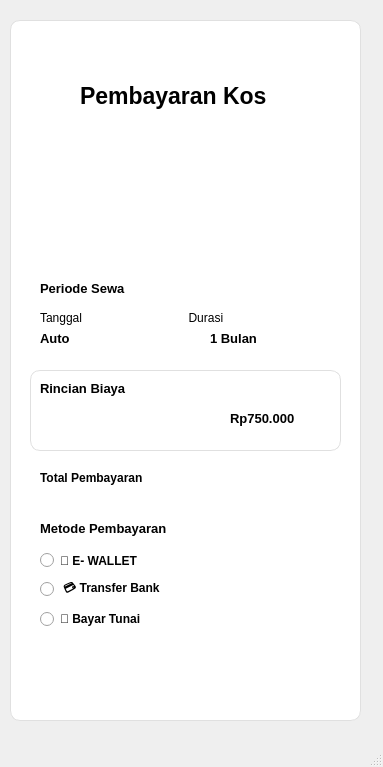
<?xml version="1.0" encoding="UTF-8"?>
<ui version="4.0">
 <class>MainWindow</class>
 <widget class="QMainWindow" name="MainWindow">
  <property name="geometry">
   <rect>
    <x>0</x>
    <y>0</y>
    <width>383</width>
    <height>767</height>
   </rect>
  </property>
  <property name="windowTitle">
   <string>MainWindow</string>
  </property>
  <widget class="QWidget" name="centralwidget">
   <widget class="QLabel" name="label_6">
    <property name="geometry">
     <rect>
      <x>160</x>
      <y>200</y>
      <width>151</width>
      <height>41</height>
     </rect>
    </property>
    <property name="styleSheet">
     <string notr="true">color:rgba(255,255,255,210);</string>
    </property>
    <property name="text">
     <string>1 Orang 

 Kamar mandi luar</string>
    </property>
   </widget>
   <widget class="QLabel" name="label_3">
    <property name="geometry">
     <rect>
      <x>30</x>
      <y>130</y>
      <width>311</width>
      <height>141</height>
     </rect>
    </property>
    <property name="styleSheet">
     <string notr="true">background-color: qlineargradient(
    spread:pad,
    x1:0, y1:0.5,
    x2:1, y2:0.5,
    stop:0 rgba(180, 140, 255, 255),   /* Soft Purple */
    stop:1 rgba(140, 90, 230, 255)     /* Deeper Soft Purple */
);

color: rgba(255, 255, 255, 255);
font-weight: bold;
border-radius: 15px;
padding: 10px 15px;
border: none;
</string>
    </property>
    <property name="text">
     <string/>
    </property>
   </widget>
   <widget class="QLabel" name="label_10">
    <property name="geometry">
     <rect>
      <x>210</x>
      <y>330</y>
      <width>91</width>
      <height>16</height>
     </rect>
    </property>
    <property name="font">
     <font>
      <pointsize>10</pointsize>
      <weight>75</weight>
      <bold>true</bold>
     </font>
    </property>
    <property name="text">
     <string>1 Bulan</string>
    </property>
   </widget>
   <widget class="QLabel" name="label_12">
    <property name="geometry">
     <rect>
      <x>40</x>
      <y>380</y>
      <width>121</width>
      <height>16</height>
     </rect>
    </property>
    <property name="font">
     <font>
      <pointsize>10</pointsize>
      <weight>75</weight>
      <bold>true</bold>
     </font>
    </property>
    <property name="text">
     <string>Rincian Biaya</string>
    </property>
   </widget>
   <widget class="QLabel" name="label_8">
    <property name="geometry">
     <rect>
      <x>40</x>
      <y>310</y>
      <width>281</width>
      <height>16</height>
     </rect>
    </property>
    <property name="text">
     <string>Tanggal                                Durasi</string>
    </property>
   </widget>
   <widget class="QLabel" name="label_4">
    <property name="geometry">
     <rect>
      <x>40</x>
      <y>140</y>
      <width>111</width>
      <height>121</height>
     </rect>
    </property>
    <property name="styleSheet">
     <string notr="true">border-image: url(:/pembayarankosvip/Foto/vip.jpeg);
background-size: cover;</string>
    </property>
    <property name="text">
     <string/>
    </property>
   </widget>
   <widget class="QLabel" name="label">
    <property name="geometry">
     <rect>
      <x>10</x>
      <y>20</y>
      <width>351</width>
      <height>701</height>
     </rect>
    </property>
    <property name="styleSheet">
     <string notr="true">color:rgba(255,255,255,210);
background-color: #ffffff;      /* Putih seperti di gambar */
    color: #4A4A4A;                 /* Teks abu tua */
    font-size: 10pt; 
 font-weight: bold;               /* Sesuaikan selera */
    
    border-radius: 10px;            /* Biar pill / rounded */
    border: 1px solid #E0E0E0;      /* Garis tipis abu terang (optional) */

    padding-left: 12px;             /* Padding dalam */
    padding-right: 12px;
    padding-top: 6px;
    padding-bottom: 6px;</string>
    </property>
    <property name="text">
     <string/>
    </property>
   </widget>
   <widget class="QLabel" name="label_17">
    <property name="geometry">
     <rect>
      <x>230</x>
      <y>470</y>
      <width>111</width>
      <height>16</height>
     </rect>
    </property>
    <property name="font">
     <font>
      <pointsize>10</pointsize>
      <weight>75</weight>
      <bold>true</bold>
     </font>
    </property>
    <property name="styleSheet">
     <string notr="true">color:rgba(255,255,255,210);</string>
    </property>
    <property name="text">
     <string>Rp 450.000</string>
    </property>
   </widget>
   <widget class="QRadioButton" name="radioButton_3">
    <property name="geometry">
     <rect>
      <x>40</x>
      <y>610</y>
      <width>291</width>
      <height>18</height>
     </rect>
    </property>
    <property name="font">
     <font>
      <weight>75</weight>
      <bold>true</bold>
     </font>
    </property>
    <property name="text">
     <string>💵 Bayar Tunai</string>
    </property>
   </widget>
   <widget class="QLabel" name="label_2">
    <property name="geometry">
     <rect>
      <x>80</x>
      <y>80</y>
      <width>221</width>
      <height>31</height>
     </rect>
    </property>
    <property name="font">
     <font>
      <pointsize>17</pointsize>
      <weight>75</weight>
      <bold>true</bold>
     </font>
    </property>
    <property name="text">
     <string>Pembayaran Kos</string>
    </property>
   </widget>
   <widget class="QLabel" name="label_7">
    <property name="geometry">
     <rect>
      <x>40</x>
      <y>280</y>
      <width>291</width>
      <height>16</height>
     </rect>
    </property>
    <property name="font">
     <font>
      <pointsize>10</pointsize>
      <weight>75</weight>
      <bold>true</bold>
     </font>
    </property>
    <property name="text">
     <string>Periode Sewa</string>
    </property>
   </widget>
   <widget class="QLabel" name="label_5">
    <property name="geometry">
     <rect>
      <x>160</x>
      <y>170</y>
      <width>151</width>
      <height>21</height>
     </rect>
    </property>
    <property name="font">
     <font>
      <pointsize>17</pointsize>
      <weight>75</weight>
      <bold>true</bold>
     </font>
    </property>
    <property name="styleSheet">
     <string notr="true">color:rgba(255,255,255,210);</string>
    </property>
    <property name="text">
     <string>KOS VIP</string>
    </property>
   </widget>
   <widget class="QLabel" name="label_11">
    <property name="geometry">
     <rect>
      <x>30</x>
      <y>370</y>
      <width>311</width>
      <height>81</height>
     </rect>
    </property>
    <property name="styleSheet">
     <string notr="true">background-color: #ffffff;      /* Putih seperti di gambar */
    color: #4A4A4A;                 /* Teks abu tua */
    font-size: 10pt;                /* Sesuaikan selera */
    
    border-radius: 10px;            /* Biar pill / rounded */
    border: 1px solid #E0E0E0;      /* Garis tipis abu terang (optional) */

    padding-left: 12px;             /* Padding dalam */
    padding-right: 12px;
    padding-top: 6px;
    padding-bottom: 6px;</string>
    </property>
    <property name="text">
     <string/>
    </property>
   </widget>
   <widget class="QLabel" name="label_9">
    <property name="geometry">
     <rect>
      <x>40</x>
      <y>330</y>
      <width>151</width>
      <height>16</height>
     </rect>
    </property>
    <property name="font">
     <font>
      <pointsize>10</pointsize>
      <weight>75</weight>
      <bold>true</bold>
     </font>
    </property>
    <property name="text">
     <string>Auto</string>
    </property>
   </widget>
   <widget class="QLabel" name="label_15">
    <property name="geometry">
     <rect>
      <x>30</x>
      <y>460</y>
      <width>311</width>
      <height>41</height>
     </rect>
    </property>
    <property name="styleSheet">
     <string notr="true">background-color: qlineargradient(
    spread:pad,
    x1:0, y1:0.505682,
    x2:1, y2:0.477,
    stop:0 rgba(80, 220, 120, 255),    /* Hijau Terang Fresh */
    stop:1 rgba(30, 160, 80, 255)      /* Hijau Lebih Gelap */
);

color: rgba(255, 255, 255, 255);  /* Teks putih */
font-weight: bold;
border-radius: 15px;
padding: 10px 15px;
border: none;
</string>
    </property>
    <property name="text">
     <string/>
    </property>
   </widget>
   <widget class="QPushButton" name="pushButton">
    <property name="geometry">
     <rect>
      <x>30</x>
      <y>40</y>
      <width>101</width>
      <height>31</height>
     </rect>
    </property>
    <property name="styleSheet">
     <string notr="true">QPushButton#pushButton {
    /* Background Gradient Default */
    background-color: qlineargradient(spread:pad, x1:0, y1:0.505682, x2:1, y2:0.477, 
        stop:0 rgba(20, 47, 78, 219), /* Biru Tua */
        stop:1 rgba(85, 98, 112, 226)); /* Abu-abu Kebiruan */
        
    color: rgba(255, 255, 255, 255); /* Teks Putih Solid (lebih jelas) */
    border-radius: 8px; /* Menggunakan 8px agar konsisten dengan elemen lain */
    border: none; /* Pastikan tidak ada border bawaan */
    padding: 10px 25px; /* Padding untuk tombol agar terlihat tebal */
    font-size: 9px; /* Ukuran font yang konsisten */
    font-weight: bold;
}

QPushButton#pushButton:hover {
    /* Gradient Hover: Warna sedikit lebih cerah/kontras */
    background-color: qlineargradient(spread:pad, x1:0, y1:0.505682, x2:1, y2:0.477, 
        stop:0 rgba(40, 67, 98, 219), /* Biru Tua Sedikit Cerah */
        stop:1 rgba(105, 118, 132, 226)); /* Abu-abu Kebiruan Sedikit Cerah */
}

QPushButton#pushButton:pressed {
    /* Efek Pressed (Tombol Tertekan) */
    padding-left: 5px;
    padding-top: 5px;
    /* Memberikan ilusi tombol bergerak ke dalam */
    background-color: rgba(105, 118, 132, 255); /* Warna solid yang lebih gelap/tertarik */
    border-style: inset; /* Opsi lain: inset border */
}</string>
    </property>
    <property name="text">
     <string>&lt;- Kembali</string>
    </property>
   </widget>
   <widget class="QLabel" name="label_18">
    <property name="geometry">
     <rect>
      <x>40</x>
      <y>520</y>
      <width>171</width>
      <height>16</height>
     </rect>
    </property>
    <property name="font">
     <font>
      <pointsize>10</pointsize>
      <weight>75</weight>
      <bold>true</bold>
     </font>
    </property>
    <property name="text">
     <string>Metode Pembayaran</string>
    </property>
   </widget>
   <widget class="QLabel" name="label_16">
    <property name="geometry">
     <rect>
      <x>40</x>
      <y>470</y>
      <width>111</width>
      <height>16</height>
     </rect>
    </property>
    <property name="font">
     <font>
      <weight>75</weight>
      <bold>true</bold>
     </font>
    </property>
    <property name="text">
     <string>Total Pembayaran</string>
    </property>
   </widget>
   <widget class="QRadioButton" name="radioButton_2">
    <property name="geometry">
     <rect>
      <x>40</x>
      <y>580</y>
      <width>291</width>
      <height>18</height>
     </rect>
    </property>
    <property name="font">
     <font>
      <weight>75</weight>
      <bold>true</bold>
     </font>
    </property>
    <property name="text">
     <string> 💳 Transfer Bank</string>
    </property>
   </widget>
   <widget class="QRadioButton" name="radioButton">
    <property name="geometry">
     <rect>
      <x>40</x>
      <y>550</y>
      <width>281</width>
      <height>21</height>
     </rect>
    </property>
    <property name="font">
     <font>
      <weight>75</weight>
      <bold>true</bold>
     </font>
    </property>
    <property name="text">
     <string>📱 E- WALLET</string>
    </property>
   </widget>
   <widget class="QLabel" name="label_14">
    <property name="geometry">
     <rect>
      <x>230</x>
      <y>410</y>
      <width>91</width>
      <height>16</height>
     </rect>
    </property>
    <property name="font">
     <font>
      <pointsize>10</pointsize>
      <weight>75</weight>
      <bold>true</bold>
     </font>
    </property>
    <property name="text">
     <string>Rp750.000 </string>
    </property>
   </widget>
   <widget class="QPushButton" name="pushButton_2">
    <property name="geometry">
     <rect>
      <x>40</x>
      <y>650</y>
      <width>301</width>
      <height>51</height>
     </rect>
    </property>
    <property name="styleSheet">
     <string notr="true">background-color: qlineargradient(
    spread:pad,
    x1:0, y1:0.5,
    x2:1, y2:0.5,
    stop:0 rgba(180, 140, 255, 255),   /* Soft Purple */
    stop:1 rgba(140, 90, 230, 255)     /* Deeper Soft Purple */
);

color: rgba(255, 255, 255, 255);
font-weight: bold;
border-radius: 15px;
padding: 10px 15px;
border: none;
</string>
    </property>
    <property name="text">
     <string>Bayar Sekarang</string>
    </property>
   </widget>
   <widget class="QLabel" name="label_13">
    <property name="geometry">
     <rect>
      <x>160</x>
      <y>200</y>
      <width>151</width>
      <height>41</height>
     </rect>
    </property>
    <property name="styleSheet">
     <string notr="true">color:rgba(255,255,255,210);</string>
    </property>
    <property name="text">
     <string>1 Orang 

 Kamar mandi Dalam</string>
    </property>
   </widget>
   <zorder>label</zorder>
   <zorder>label_6</zorder>
   <zorder>label_3</zorder>
   <zorder>label_10</zorder>
   <zorder>label_8</zorder>
   <zorder>label_4</zorder>
   <zorder>radioButton_3</zorder>
   <zorder>label_2</zorder>
   <zorder>label_7</zorder>
   <zorder>label_5</zorder>
   <zorder>label_11</zorder>
   <zorder>label_9</zorder>
   <zorder>label_15</zorder>
   <zorder>pushButton</zorder>
   <zorder>label_18</zorder>
   <zorder>label_16</zorder>
   <zorder>radioButton_2</zorder>
   <zorder>radioButton</zorder>
   <zorder>label_14</zorder>
   <zorder>pushButton_2</zorder>
   <zorder>label_13</zorder>
   <zorder>label_12</zorder>
   <zorder>label_17</zorder>
  </widget>
  <widget class="QMenuBar" name="menubar">
   <property name="geometry">
    <rect>
     <x>0</x>
     <y>0</y>
     <width>383</width>
     <height>23</height>
    </rect>
   </property>
  </widget>
  <widget class="QStatusBar" name="statusbar"/>
 </widget>
 <resources>
  <include location="pembayarankosvip.qrc"/>
 </resources>
 <connections/>
</ui>
